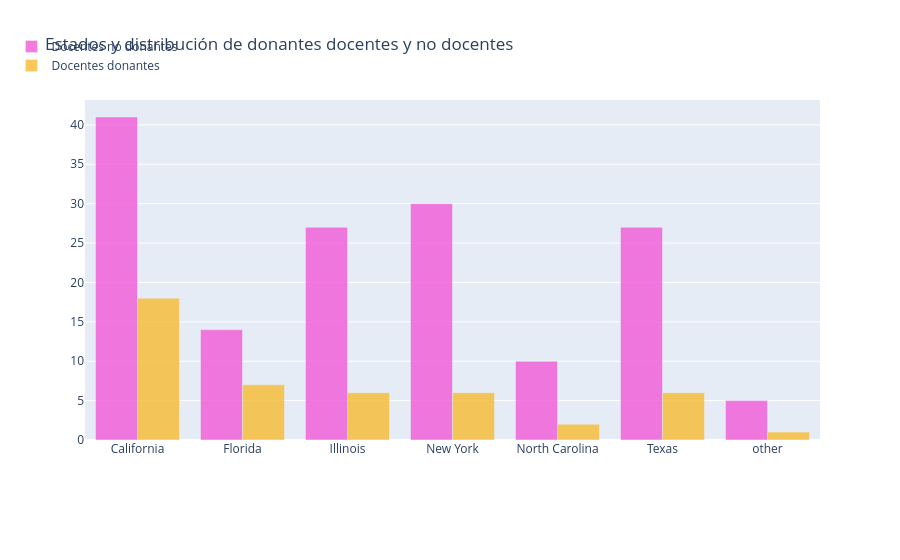

Write notebook code for a chart like this one.
### Markdown cell above
2.6 Número de donantes docentes y no docentes de cada estado

### Code cell
# which city and state has maximum teacher donors 
tempdf = donors_df.groupby(['Donor State', 'Donor Is Teacher']).agg({'Donor Is Teacher' : 'count' }).rename(columns={'Donor Is Teacher' : 'Teacher Donor Counts'}).reset_index()

no_df = tempdf[tempdf['Donor Is Teacher']=='No']
no_x = no_df['Donor State']
no_y = no_df['Teacher Donor Counts']
yes_df = tempdf[tempdf['Donor Is Teacher']=='Yes']
yes_x = yes_df['Donor State']
yes_y = yes_df['Teacher Donor Counts']

trace1 = go.Bar(
    x=no_x,
    y=no_y,
    name='Docentes no donantes',
    marker=dict(color='#f259d6'),
    opacity=0.8
)
trace2 = go.Bar(
    x=yes_x,
    y=yes_y,
    name='Docentes donantes',
    marker=dict(color='#f7bb31'),
    opacity=0.8
)

data = [trace1, trace2]
layout = go.Layout(
    barmode='group',
    legend=dict(dict(x=-.1, y=1.2)),
    margin=dict(b=120),
    title = 'Estados y distribución de donantes docentes y no docentes',
)

fig = go.Figure(data=data, layout=layout)
iplot(fig, filename='grouped-bar')

### Figure 1 — Plotly figure (JSON) as saved in the notebook; plotly's stock layout.template omitted (floating-point values rounded to 4 significant figures)
{"data": [{"marker": {"color": "#f259d6"}, "name": "Docentes no donantes", "opacity": 0.8, "type": "bar", "x": ["California", "Florida", "Illinois", "New York", "North Carolina", "Texas", "other"], "y": [41, 14, 27, 30, 10, 27, 5]}, {"marker": {"color": "#f7bb31"}, "name": "Docentes donantes", "opacity": 0.8, "type": "bar", "x": ["California", "Florida", "Illinois", "New York", "North Carolina", "Texas", "other"], "y": [18, 7, 6, 6, 2, 6, 1]}], "layout": {"barmode": "group", "legend": {"x": -0.1, "y": 1.2}, "margin": {"b": 120}, "title": {"text": "Estados y distribución de donantes docentes y no docentes"}}}
